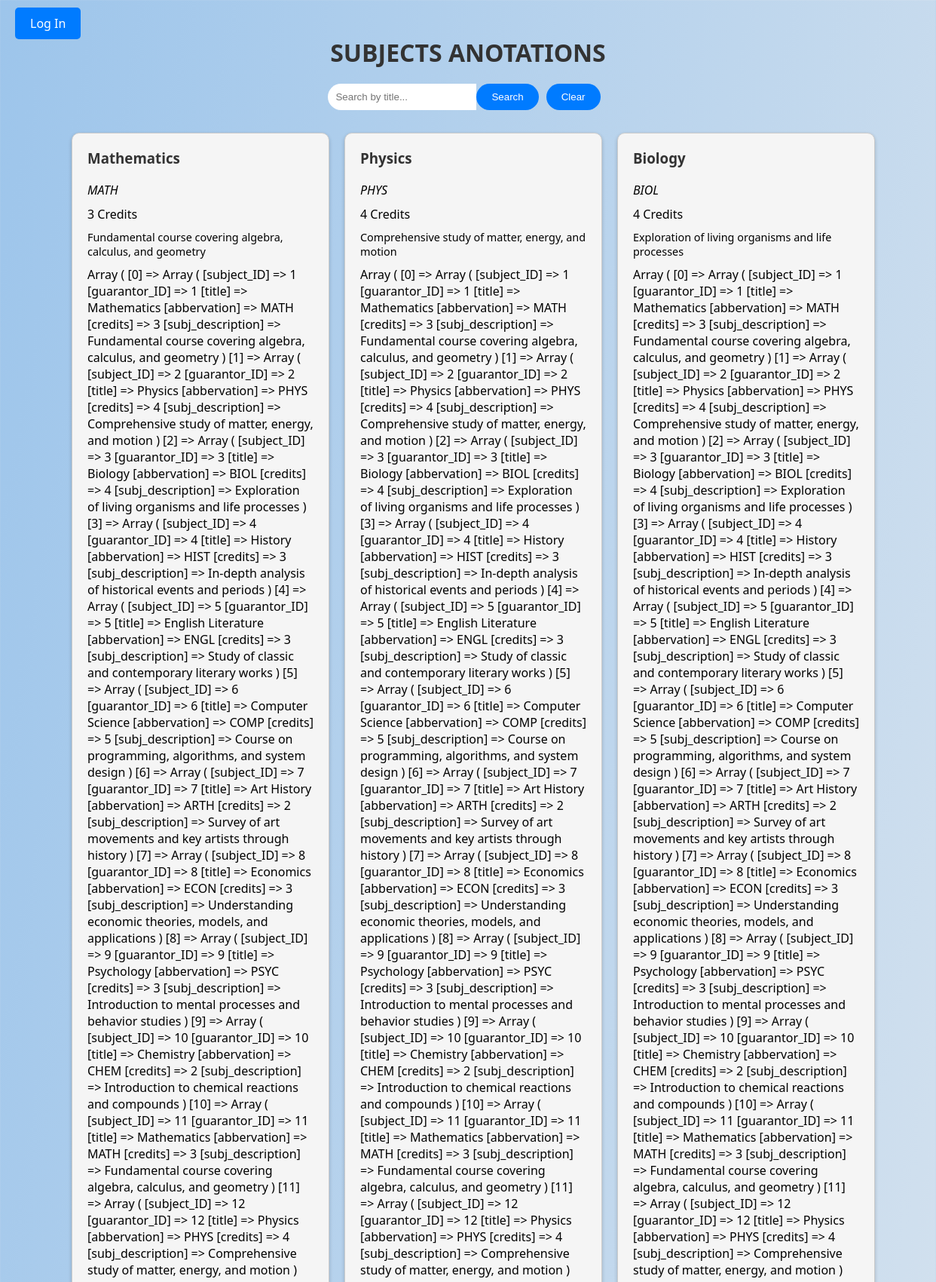
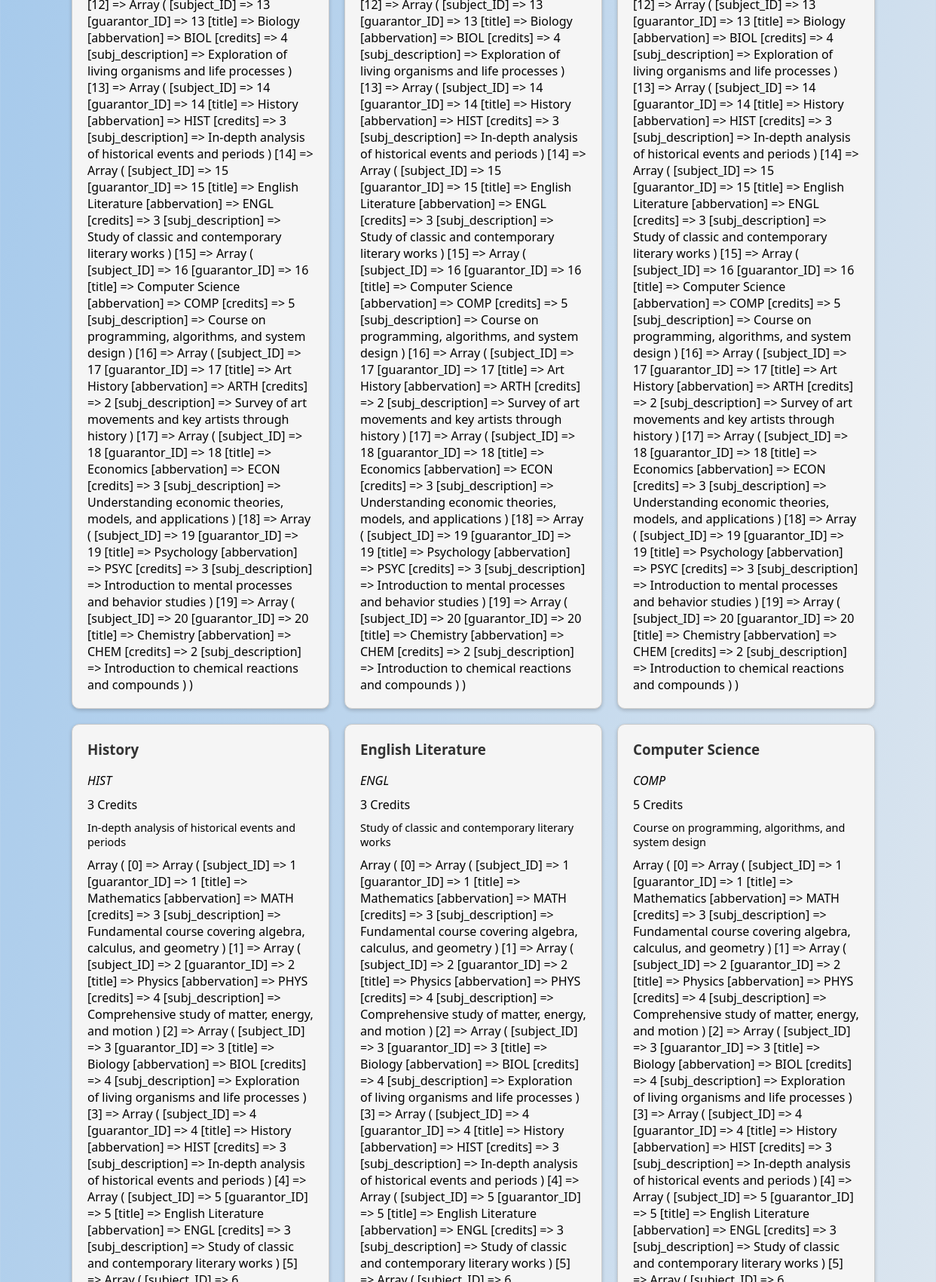
The page /Pages/anotations_page.php (upper part) on the database its author committed (2 pictures, top to bottom).
### tables this page shows
CREATE TABLE SUBJECTS (
     
    subject_ID INT AUTO_INCREMENT NOT NULL PRIMARY KEY,
     
    guarantor_ID INT REFERENCES USER(user_ID),
     
    title VARCHAR(50) NOT NULL,
    abbervation VARCHAR(250) NOT NULL,
    credits INT NOT NULL,
    subj_description VARCHAR(500)
);

### Pages/anotations_page.php (the view, shortened to what this page needs)
<?php
require '../Database/db_connect.php';
$searchQuery = isset($_GET['search']) ? $_GET['search'] : "";
$subjects = [];
if (!empty($searchQuery)) {
    $stmt = $pdo->prepare("SELECT * FROM SUBJECTS WHERE title LIKE :title");
    $stmt->execute(['title' => '%'.$searchQuery.'%']);
    $subjects = $stmt->fetchAll(PDO::FETCH_ASSOC);
} else {
    $stmt = $pdo->prepare("SELECT * FROM SUBJECTS");
    $stmt->execute();
    $subjects = $stmt->fetchAll(PDO::FETCH_ASSOC);
}
?>
<!DOCTYPE html>
<html lang="en">
<head>
    <link rel="stylesheet" href="../Styles/anotations_style.css">
    <link rel="stylesheet" href="../Styles/sidebar_style.css">
    <link rel="stylesheet" href="https://cdnjs.cloudflare.com/ajax/libs/font-awesome/6.0.0-beta3/css/all.min.css">
</head>
<body>
<?php if (!isset($_SESSION['loggedin']) || $_SESSION['loggedin'] !== true): ?>
    <div class="login-button-container">
        <a href="../Pages/login_page.php" class="login-button">Log In</a>
    </div>
<?php endif; ?>
<div class="title">Subjects anotations</div>
<div class="search-form">
    <input type="text" id="searchBox" value="<?php echo htmlspecialchars($searchQuery); ?>" class="search-input" placeholder="Search by title...">
    <button onclick="searchUser()" class="search-btn">Search</button>
    <button onclick="clearAndSearch()" class="search-btn">Clear</button>
</div>
<div class="card-container">
    <?php foreach ($subjects as $subject): ?>
        <div class="card">
            <h3><?= htmlspecialchars($subject['title']) ?></h3>
            <p><?= htmlspecialchars($subject['abbervation']) ?></p>
            <p><?= htmlspecialchars($subject['credits']) ?> Credits</p>
            <p><?= htmlspecialchars($subject['subj_description']) ?></p>
            <?print_r($subjects);?>
        </div>
    <?php endforeach; ?>
</div>
</body>
</html>

### Styles/anotations_style.css (style rules this page uses)
.card-container { display: flex; flex-wrap: wrap; gap: 20px; justify-content: center; overflow-y: auto; max-height: 75vh; width: 100%; max-width: 1200px; margin: 0 auto; padding: 20px; }
.card { border: 1px solid #ccc; padding: 20px; box-shadow: 0 2px 5px rgba(0,0,0,0.2); width: 300px; background: whitesmoke; border-radius: 10px; }
.card h3 { margin-top: 0; color: #333; }
.card p { margin: 10px 0; }
.card p:nth-child(2) { font-style: italic; }
.card p:nth-child(4) { font-size: 0.9em; }
.title { text-align: center; font-size: 2em; margin-top: 20px; margin-bottom: 20px; color: #333; font-weight: bold; text-transform: uppercase; }
.search-form { display: flex; justify-content: center; margin-bottom: 10px; }
.search-input[type="text"] { padding: 10px; border: none; border-radius: 20px 0 0 20px; outline: none; width: 70%; }
.search-btn { padding: 10px 20px; margin-right: 10px; border: none; background-color: #007BFF; color: white; border-radius: 20px; cursor: pointer; }
.login-button-container { position: absolute; top: 20px; left: 20px; }
.login-button { padding: 10px 20px; background-color: #007bff; color: white; text-decoration: none; border-radius: 5px; font-size: 1em; }

### rows shown on the page
subjects: title "Mathematics", abbervation "MATH", credits "3", subj_description "Fundamental course covering algebra, calculus, and geometry", value "Array ( [0] => Array ( [subject_ID] => 1 [guarantor_ID] => 1 [title] => Mathematics [abbervation] => MATH [credits] => 3 [subj_description] => Fundamental course covering algebra, calculus, and geometry ) [1] => Array ( [subject_ID] => 2 [guarantor_ID] => 2 [title] => Physics [abbervation] => PHYS [credits] => 4 [subj_description] => Comprehensive study of matter, energy, and motion ) [2] => Array ( [subject_ID] => 3 [guarantor_ID] => 3 [title] => Biology [abbervation] => BIOL [credits] => 4 [subj_description] => Exploration of living organisms and life processes ) [3] => Array ( [subject_ID] => 4 [guarantor_ID] => 4 [title] => History [abbervation] => HIST [credits] => 3 [subj_description]…"
subjects: title "Physics", abbervation "PHYS", credits "4", subj_description "Comprehensive study of matter, energy, and motion", value "Array ( [0] => Array ( [subject_ID] => 1 [guarantor_ID] => 1 [title] => Mathematics [abbervation] => MATH [credits] => 3 [subj_description] => Fundamental course covering algebra, calculus, and geometry ) [1] => Array ( [subject_ID] => 2 [guarantor_ID] => 2 [title] => Physics [abbervation] => PHYS [credits] => 4 [subj_description] => Comprehensive study of matter, energy, and motion ) [2] => Array ( [subject_ID] => 3 [guarantor_ID] => 3 [title] => Biology [abbervation] => BIOL [credits] => 4 [subj_description] => Exploration of living organisms and life processes ) [3] => Array ( [subject_ID] => 4 [guarantor_ID] => 4 [title] => History [abbervation] => HIST [credits] => 3 [subj_description]…"
subjects: title "Biology", abbervation "BIOL", credits "4", subj_description "Exploration of living organisms and life processes", value "Array ( [0] => Array ( [subject_ID] => 1 [guarantor_ID] => 1 [title] => Mathematics [abbervation] => MATH [credits] => 3 [subj_description] => Fundamental course covering algebra, calculus, and geometry ) [1] => Array ( [subject_ID] => 2 [guarantor_ID] => 2 [title] => Physics [abbervation] => PHYS [credits] => 4 [subj_description] => Comprehensive study of matter, energy, and motion ) [2] => Array ( [subject_ID] => 3 [guarantor_ID] => 3 [title] => Biology [abbervation] => BIOL [credits] => 4 [subj_description] => Exploration of living organisms and life processes ) [3] => Array ( [subject_ID] => 4 [guarantor_ID] => 4 [title] => History [abbervation] => HIST [credits] => 3 [subj_description]…"
subjects: title "History", abbervation "HIST", credits "3", subj_description "In-depth analysis of historical events and periods"
subjects: title "English Literature", abbervation "ENGL", credits "3", subj_description "Study of classic and contemporary literary works"
subjects: title "Computer Science", abbervation "COMP", credits "5", subj_description "Course on programming, algorithms, and system design"
